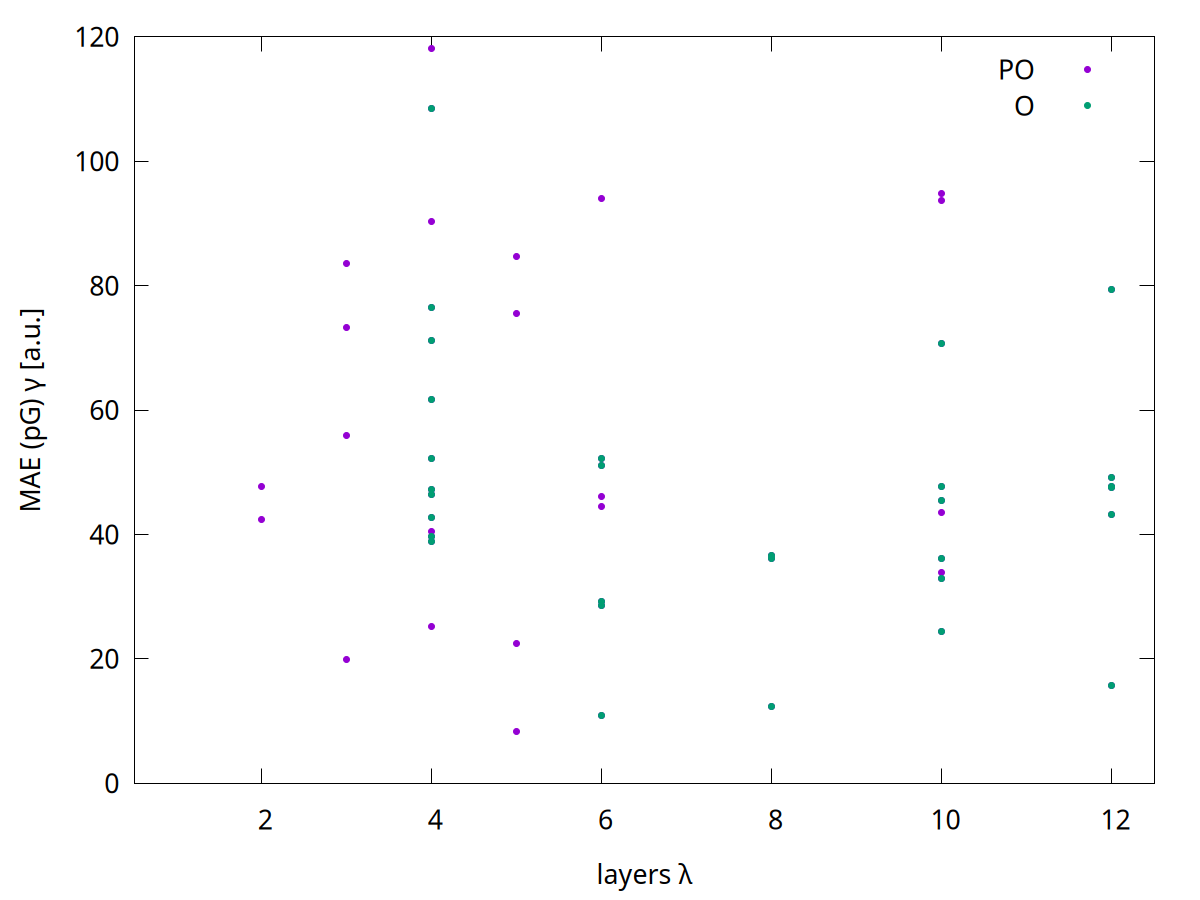

Write the gnuplot code that produced this figure.
#!/usr/bin/gnuplot 

set term pngcairo size 1200, 900 font ",20"
set out "G-layr.png"
#set term svg
#set out "G-layr.svg"
#filename="../../db_final.sorted.tsv"
filename="../../db_final.tsv"
filename="../../gen.tsv"
filename="../../db_final.gen.tsv"
width=2
set xlabel "layers {/Symbol l}"
set ylabel "MAE (pG) {/Symbol g} [a.u.]"
set xrange [0.5:12.5]
set yrange [0:120]
set xtics 2,2

#:.! head -n2 ../../db_final.gen.tsv
#1    2    3     4         5        6         7         8     9     10    11    12    13
#gen  nr   enr   G         phd      avg1(G)   avg2(G)   conc  layr  vDOC  TDOC  vCal  TCal
#0    212  2947  10.95940  0.00000  -8.43005  -9.76459  4     6     16    80    18    300
#plot filename u 8:4 pt 7 t "O"

plot "../../db_final.tsv" u 8:3 pt 7 t "PO" ,\
    filename u 9:4 pt 7 t "O"
#pause -1
